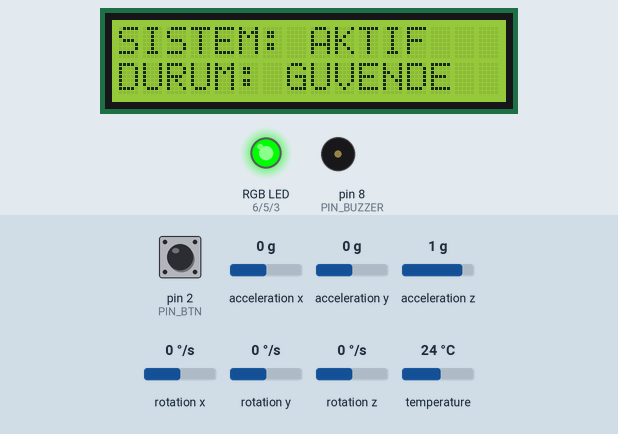
A sketch run on a simulated Arduino Uno, built with avr-gcc and run on an emulated ATmega328P. On the bench: 16×2 character LCD, an RGB LED mixed from three pins (HIGH = lit), buzzer (waves = sounding). Dashed ring = blinking. The inputs (shaded band) are chosen by the test bench; at power-on: acceleration x 0 g, pin 2 (PIN_BTN) HIGH, acceleration y 0 g, acceleration z 1 g, rotation x 0 °/s, rotation y 0 °/s, rotation z 0 °/s, temperature 24 °C. What the sketch prints to the serial monitor is not drawn.

Above: at 2.3 s.
2.4 s: acceleration x set to -1 g
4.3 s: acceleration x set to -1.3 g
At 4.9 s:
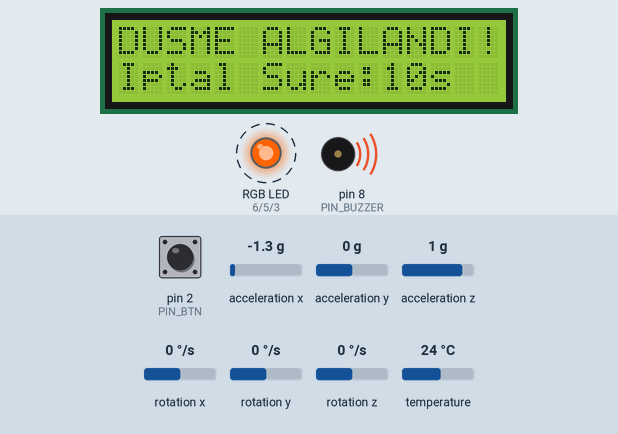
At 14.62 s:
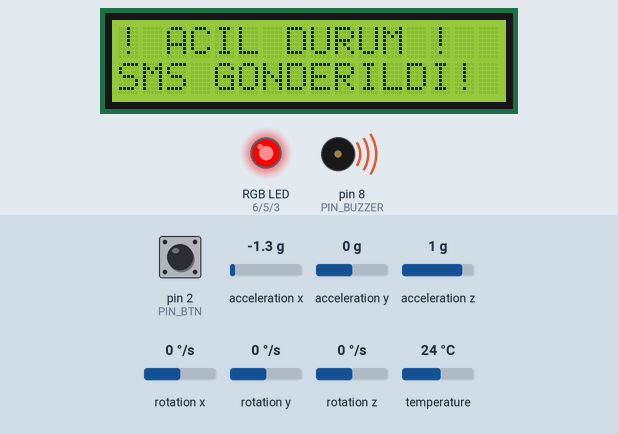
Timing chart, 0 to 15.8 s (numbered marks = the images above; inputs shaded):
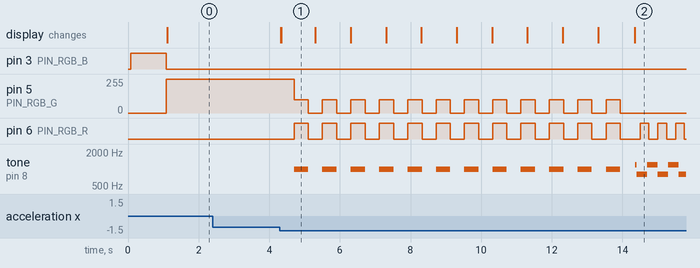

Measured:
- the behaviour switches between -1.1 and -1.2 g on acceleration x (found by bisection; images 0 and 1)
- after the input at 2.4 s, every drawn part: stays the same
- after the input at 4.3 s, pin 5 (PIN_RGB_G): alternates 100/255 for 0.40 s and 0/255 for 0.40 s, 24 changes in all, then stays 0/255, starting after 0.40 s; pin 6 (PIN_RGB_R): LOW → HIGH after 0.40 s, → LOW 0.40 s later, → HIGH 0.40 s later, → LOW 0.41 s later, … (30 changes in this stretch)
- what the display in image 1 shows lasts 1.0 s, from 4.3 s to 5.3 s

The sketch:

sketch.ino
```cpp
#include <Wire.h>
#include <LiquidCrystal_I2C.h>
#include <Adafruit_MPU6050.h>
#include <Adafruit_Sensor.h>

// Pin Tanımlamaları
#define PIN_BTN      2
#define PIN_RGB_B    3
#define PIN_RGB_G    5
#define PIN_RGB_R    6
#define PIN_BUZZER   8

// Ayarlar
#define SHOCK_THRESHOLD    5.5   // Ani ivme değişimi (Delta/Şok) eşiği
#define COUNTDOWN_SECONDS  10    // Alarm öncesi tanınan süre (sn)

// Donanım Nesneleri
LiquidCrystal_I2C lcd(0x27, 16, 2);
Adafruit_MPU6050 mpu;

enum SystemState {
  STATE_NORMAL,
  STATE_WARNING,
  STATE_EMERGENCY
};

SystemState currentState = STATE_NORMAL;
unsigned long warningStartTime = 0;
unsigned long lastBuzzerToggle = 0;
unsigned long immunityEndTime = 0; // İptal sonrası koruma süresi
bool buzzerState = false;

float baselineAccel = 9.8; // Referans ivme değeri (Otomatik sıfırlanır)

void setup() {
  Serial.begin(115200);

  pinMode(PIN_BTN, INPUT_PULLUP);
  pinMode(PIN_RGB_R, OUTPUT);
  pinMode(PIN_RGB_G, OUTPUT);
  pinMode(PIN_RGB_B, OUTPUT);
  pinMode(PIN_BUZZER, OUTPUT);

  // LCD Başlatma
  lcd.init();
  lcd.backlight();
  lcd.setCursor(0, 0);
  lcd.print("Sistem Basliyor");
  setRGB(0, 0, 255); // Mavi (Açılış)
  delay(1000);

  // MPU6050 Başlatma
  if (!mpu.begin()) {
    lcd.clear();
    lcd.print("MPU6050 Hatasi!");
    while (1);
  }

  mpu.setAccelerometerRange(MPU6050_RANGE_8_G);
  mpu.setFilterBandwidth(MPU6050_BAND_21_HZ);

  // İlk referans noktasını al ve sistemi başlat
  calibrateBaseline();
  setNormalState();
}

void loop() {
  sensors_event_t a, g, temp;
  mpu.getEvent(&a, &g, &temp);

  // Anlık vektörel ivme
  float currentAccel = sqrt(sq(a.acceleration.x) + sq(a.acceleration.y) + sq(a.acceleration.z));

  // Ani Değişim (Darbe / Şok) Miktarı
  float shock = abs(currentAccel - baselineAccel);

  // --- 1. NORMAL DURUM ---
  if (currentState == STATE_NORMAL) {
    // Eğer koruma süresi bittiyse ve ani bir şok/darbe olduysa
    if (millis() > immunityEndTime && shock > SHOCK_THRESHOLD) {
      Serial.print("Darbe Algilandi! Ani Degisim (Delta): ");
      Serial.println(shock);
      triggerWarningState();
    }
  }

  // --- 2. UYARI / İPTAL SÜRECİ ---
  else if (currentState == STATE_WARNING) {
    unsigned long elapsedMillis = millis() - warningStartTime;
    int remainingSeconds = COUNTDOWN_SECONDS - (elapsedMillis / 1000);

    // Geri sayımı LCD'de göster
    lcd.setCursor(11, 1);
    if (remainingSeconds < 10) lcd.print("0");
    lcd.print(remainingSeconds);
    lcd.print("s");

    // Kesik kesik uyarı sesi ve sarı flaş
    if (millis() - lastBuzzerToggle >= 400) {
      lastBuzzerToggle = millis();
      buzzerState = !buzzerState;
      if (buzzerState) {
        tone(PIN_BUZZER, 1000);
        setRGB(255, 100, 0); // Sarı
      } else {
        noTone(PIN_BUZZER);
        setRGB(0, 0, 0);
      }
    }

    // Butona basılırsa İPTAL ET VE SIFIRLA
    if (digitalRead(PIN_BTN) == LOW) {
      noTone(PIN_BUZZER);
      lcd.clear();
      lcd.setCursor(0, 0);
      lcd.print("ALARM IPTAL");
      lcd.setCursor(0, 1);
      lcd.print("SIFIRLANIYOR...");
      setRGB(0, 255, 0); // Yeşil

      // Çubuğun o an durduğu yeri yeni "0 / Normal" noktası yap
      calibrateBaseline();

      delay(1500);
      setNormalState();
    }

    // Süre dolduysa ACİL DURUMA geç
    if (remainingSeconds <= 0) {
      triggerEmergencyState();
    }
  }

  // --- 3. ACİL DURUM ---
  else if (currentState == STATE_EMERGENCY) {
    tone(PIN_BUZZER, (millis() / 300 % 2 == 0) ? 800 : 1200);

    // Kırmızı flaşör
    if (millis() / 250 % 2 == 0) {
      setRGB(255, 0, 0);
    } else {
      setRGB(0, 0, 0);
    }

    // Sistemi sıfırlamak için butona basılabilir
    if (digitalRead(PIN_BTN) == LOW) {
      noTone(PIN_BUZZER);
      calibrateBaseline();
      setNormalState();
      delay(500);
    }
  }
}

// Sensörün o anki halini "Normal Durum" kabul etme fonksiyonu
void calibrateBaseline() {
  sensors_event_t a, g, temp;
  mpu.getEvent(&a, &g, &temp);
  baselineAccel = sqrt(sq(a.acceleration.x) + sq(a.acceleration.y) + sq(a.acceleration.z));
  immunityEndTime = millis() + 2000; // İptalden sonraki 2 saniye sistemi tetikleme
}

void setNormalState() {
  currentState = STATE_NORMAL;
  noTone(PIN_BUZZER);
  setRGB(0, 255, 0); // Yeşil (Güvende)
  lcd.clear();
  lcd.setCursor(0, 0);
  lcd.print("SISTEM: AKTIF");
  lcd.setCursor(0, 1);
  lcd.print("DURUM: GUVENDE");
}

void triggerWarningState() {
  currentState = STATE_WARNING;
  warningStartTime = millis();
  lastBuzzerToggle = millis();
  lcd.clear();
  lcd.setCursor(0, 0);
  lcd.print("DUSME ALGILANDI!");
  lcd.setCursor(0, 1);
  lcd.print("Iptal Sure:");
}

void triggerEmergencyState() {
  currentState = STATE_EMERGENCY;
  lcd.clear();
  lcd.setCursor(0, 0);
  lcd.print("! ACIL DURUM !");
  lcd.setCursor(0, 1);
  lcd.print("SMS GONDERILDI!");

  Serial.println("\n======================================");
  Serial.println("[GSM MODUL]: ACIL DURUM BILDIRIMI!");
  Serial.println("Kullanici dustu ve teyit vermedi!");
  Serial.println("Konum: https://maps.google.com/?q=41.7989,20.9083");
  Serial.println("Acil Servis ve Gostivar Yakinlari Araniyor...");
  Serial.println("======================================\n");
}

void setRGB(int red, int green, int blue) {
  analogWrite(PIN_RGB_R, red);
  analogWrite(PIN_RGB_G, green);
  analogWrite(PIN_RGB_B, blue);
}
```
